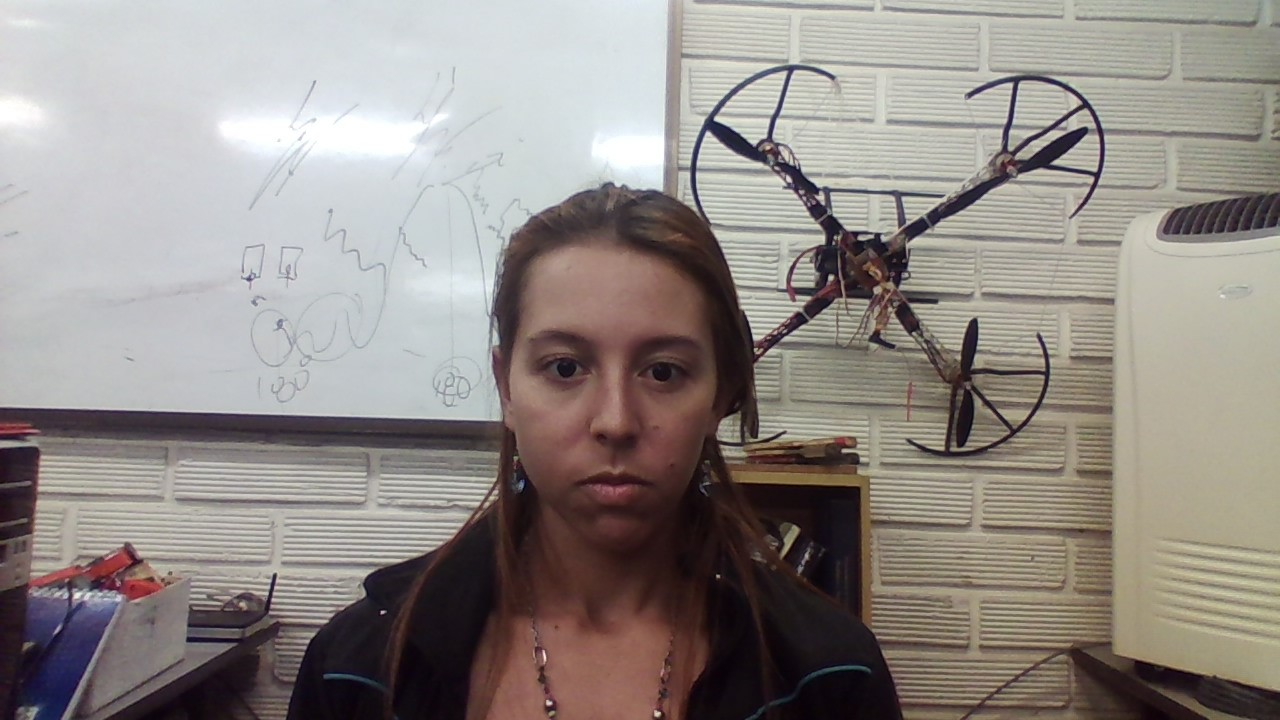
#> input picture Original/0.enojo2__paulat.jpg.jpg, 1280 x 720 px, given in place of the camera
$ python fd01-cv3-naive40headtilt-haarff.py   (older library calls are emulated)
#> lines starting #> are read from the running program, lines starting #| are printed output that depends on the picture
###Face detector: here faces are detected, cropped and saved for posterior training of the recognition system.

from math import sin, cos, radians

import cv2
from PIL import Image
from datetime import datetime

cascade_path = "/home/experimentality/openCV/opencv/data/haarcascades/"
cascade = "haarcascade_frontalface_alt.xml"
cascade1 = "haarcascade_frontalface_alt2.xml"
cropping_path = "/home/experimentality/Documents/Degree work/Software/FaceDetection/Cropped/"
camera = cv2.VideoCapture(1)
face = cv2.CascadeClassifier(cascade_path + cascade)

settings = {
    'scaleFactor': 1.1,
    'minNeighbors': 3,
    # 'flags': cv2.cv.CV_HAAR_FIND_BIGGEST_OBJECT | cv2.cv.CV.HAAR_DO_ROUGH_SEARCH  # OpenCV 2
    'flags': cv2.CASCADE_FIND_BIGGEST_OBJECT | cv2.CASCADE_DO_ROUGH_SEARCH,  # OpenCV 3
    'minSize': (30, 30)
}


def rotate_image(image, angle):
    if angle == 0: return image
    height, width = image.shape[:2]
    rot_mat = cv2.getRotationMatrix2D((width / 2, height / 2), angle, 0.9)
    result = cv2.warpAffine(image, rot_mat, (width, height), flags=cv2.INTER_LINEAR)
    return result


def rotate_point(pos, img, angle):
    if angle == 0: return pos
    x = pos[0] - img.shape[1] * 0.4
    y = pos[1] - img.shape[0] * 0.4
    newx = x * cos(radians(angle)) + y * sin(radians(angle)) + img.shape[1] * 0.4
    newy = -x * sin(radians(angle)) + y * cos(radians(angle)) + img.shape[0] * 0.4
    return int(newx), int(newy), pos[2], pos[3]


def crop_face(face, box, n):
    # Box = [x y w h]
    cropped = face[box[1]:box[1] + box[3], box[0]:box[0] + box[2]]  # First Y coords, then X coords.
    cropped = cv2.resize(cropped, (120, 120))
    #cv2.imshow("cropped", cropped)
    crop_name = cropping_path + datetime.now().isoformat() + "_face_" + str(n) + ".png"
    cv2.imwrite(crop_name, cropped)
    #cv2.waitKey(0)


###########################################################

while True:
    ret, img = camera.read()
#> img is the input picture: shape (720, 1280, 3); mean B, G, R 134.6, 138.9, 145.7

    for angle in [0, -25, 25]:
        rimg = rotate_image(img, angle)
        detected = face.detectMultiScale(rimg, **settings)  # Returns list of rectangles in the image.
        if len(detected):
            n = 1
            for faces in detected:
                print(detected)
                print(faces)  # Prints coords [x y w h] for every face detected.
                detected = [rotate_point(detected[-1], img, -angle)]
                crop_face(rimg, faces, n)
                #for x, y, w, h in detected[-1:]: #Just in case I'm interested on showing the rectangle.
                    #print(len(detected), x, y, x + w, y + h)
                    #crop_face(rimg, faces, n)
                    #cv2.rectangle(img, (x, y), (x + w, y + h), (255, 255, 255), 2)

                n += 1

        else:
            print('No faces found')
#> this loop made 3 passes
#| [[483 266 258 258]]
#> pass 1, in crop_face, `cropped = face[box[1]:box[1] + box[3], box[0]:box[0] + box[2]]`:
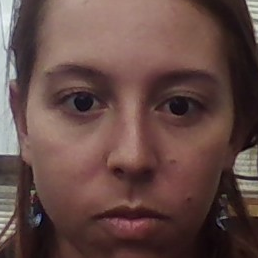
#> cropped: shape (258, 258, 3); mean B, G, R 69.4, 73.7, 100.1
#> pass 2, in rotate_image (call 2), `result = cv2.warpAffine(image, rot_mat, (width, height), flags=cv2.INT..`:
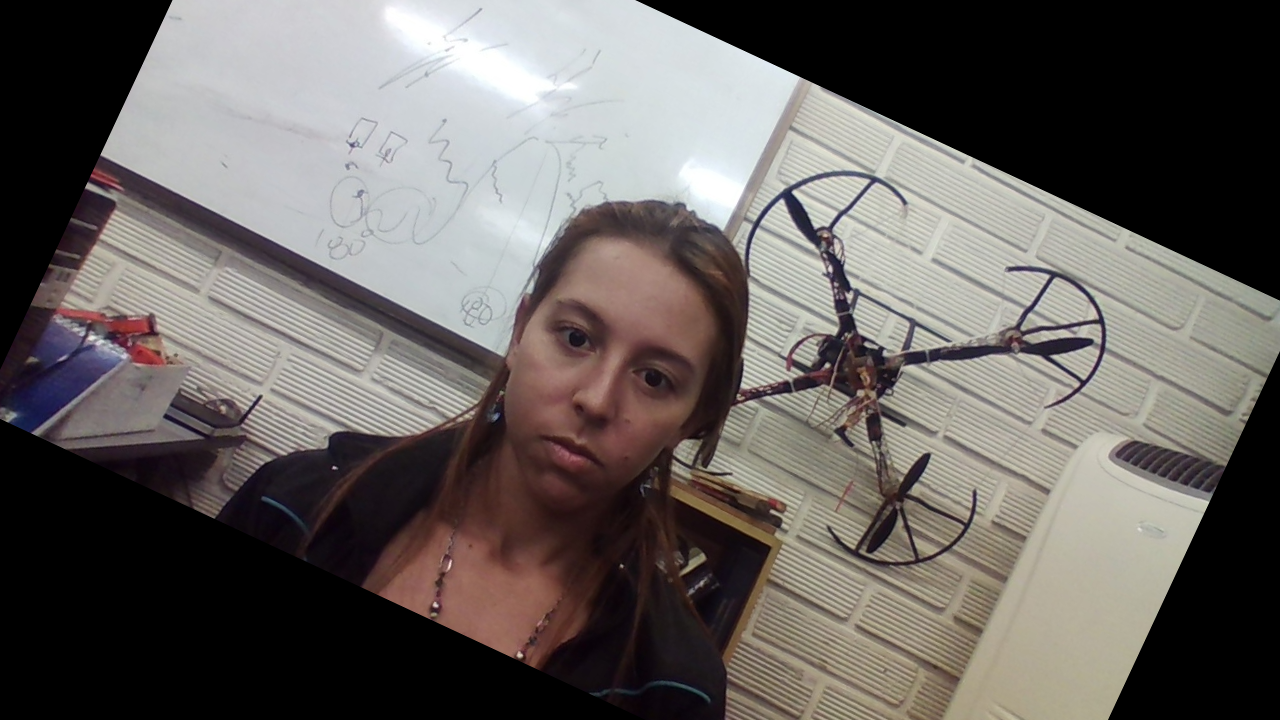
#> result: shape (720, 1280, 3); mean B, G, R 95.1, 97.9, 103.1
#> pass 3, in rotate_image (call 3), `result = cv2.warpAffine(image, rot_mat, (width, height), flags=cv2.INT..`:
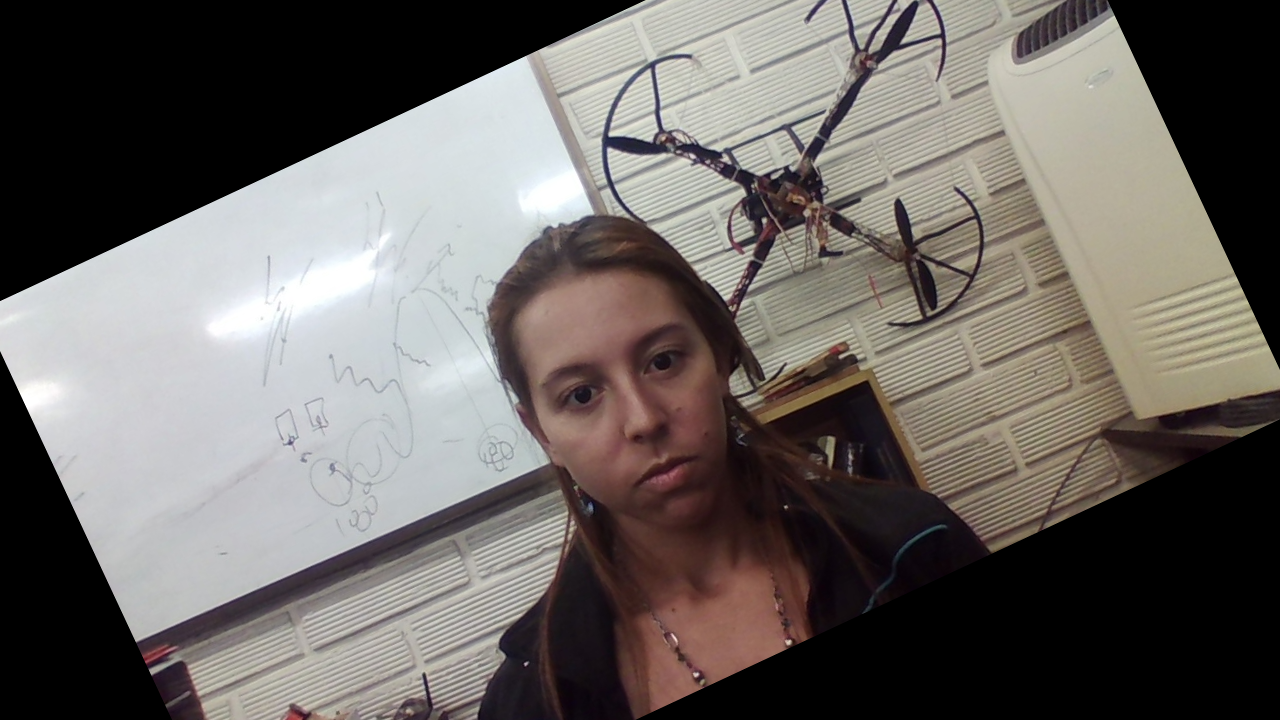
#> result: shape (720, 1280, 3); mean B, G, R 99, 102.4, 107.3
#> after the loop, n = 2

    cv2.imshow('facedetect', img)

    if cv2.waitKey(5) != -1:
#> (key Esc is pressed here)
        break

cv2.destroyWindow("facedetect")
#cv2.destroyWindow("cropped")

$ run again, on Original/0.enojo3_paulab.jpg.jpg
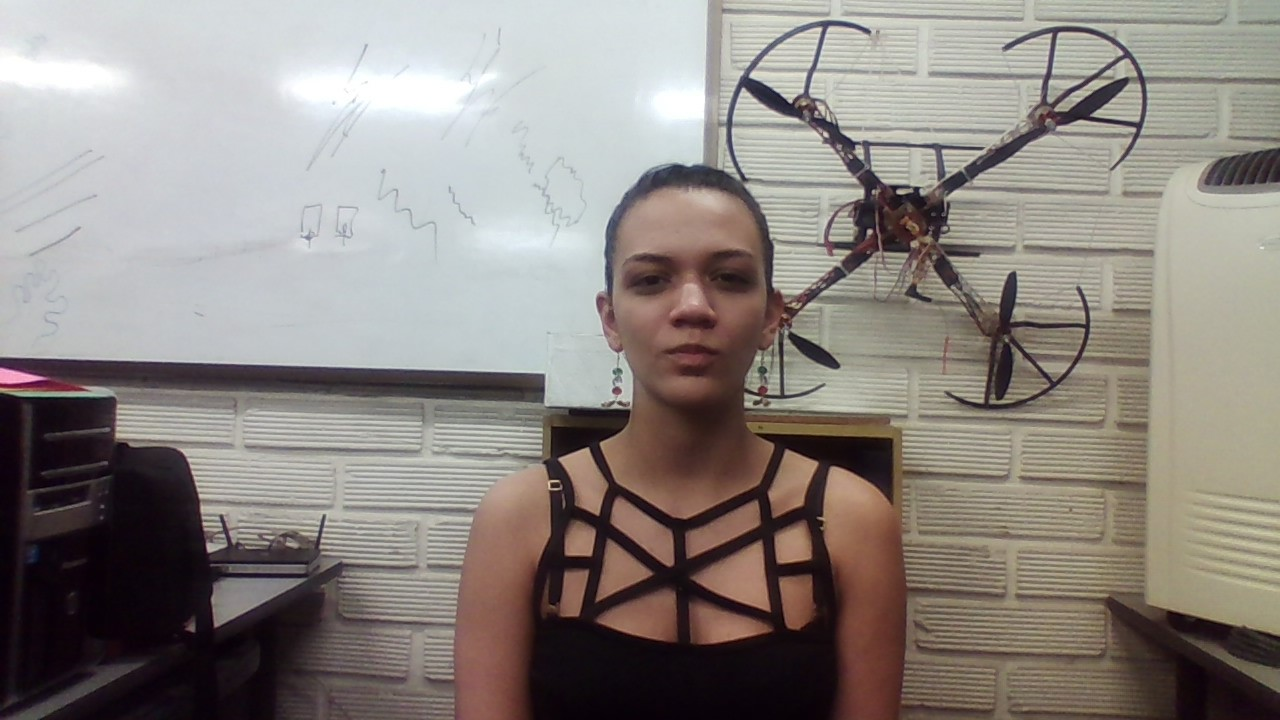
#> input picture Original/0.enojo3_paulab.jpg.jpg, 1280 x 720 px, given in place of the camera
#> img is the input picture: shape (720, 1280, 3); mean B, G, R 129.3, 134.2, 141
#> the loop `for angle in [0, -25, 25]:` made 3 passes
#> (printed output is left out)
#> pass 1, in crop_face (call 2), `cropped = face[box[1]:box[1] + box[3], box[0]:box[0] + box[2]]`:
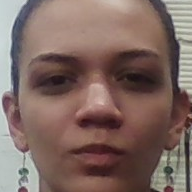
#> cropped: shape (192, 192, 3); mean B, G, R 97.8, 104.6, 127.5
#> after the loop `for angle in [0, -25, 25]:`:
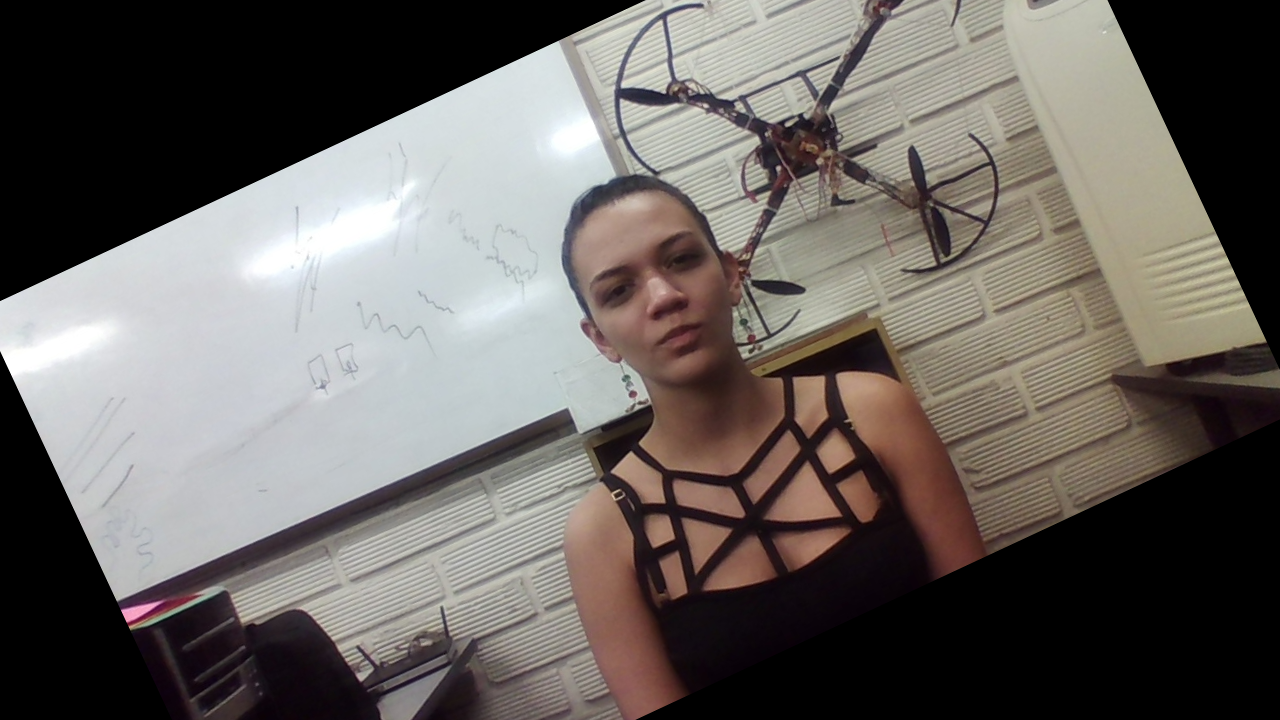
#> rimg: shape (720, 1280, 3); mean B, G, R 96.9, 100.7, 105.7
#> after the loop `for angle in [0, -25, 25]:`: n = 3

$ run again, on Original/0.enojo4_felipe.jpg.jpg
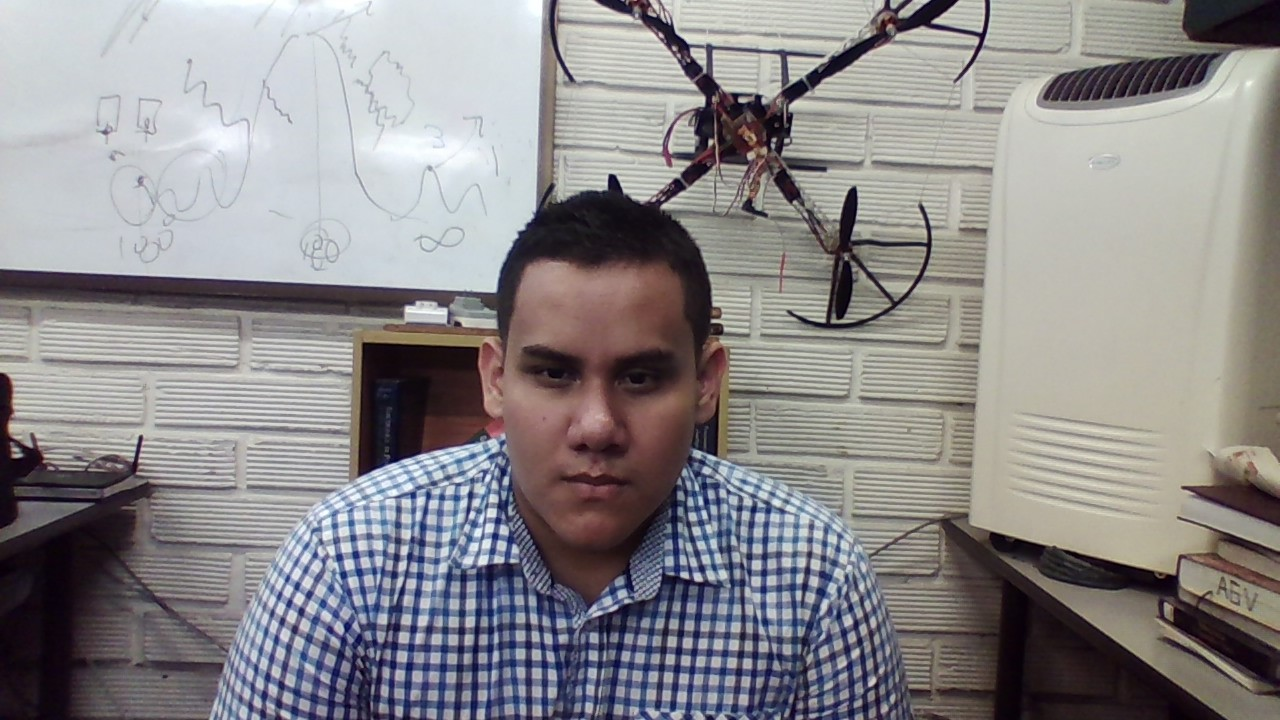
#> input picture Original/0.enojo4_felipe.jpg.jpg, 1280 x 720 px, given in place of the camera
#> img is the input picture: shape (720, 1280, 3); mean B, G, R 138.7, 137.1, 139.9
#> the loop `for angle in [0, -25, 25]:` made 3 passes
#> (printed output is left out)
#> pass 1, in crop_face, `cropped = cv2.resize(cropped, (120, 120))`:
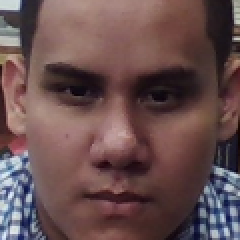
#> cropped: shape (120, 120, 3) (shown 2 times larger); mean B, G, R 79.5, 79.1, 104.4
#> pass 3, in rotate_image (call 3), `result = cv2.warpAffine(image, rot_mat, (width, height), flags=cv2.INT..`:
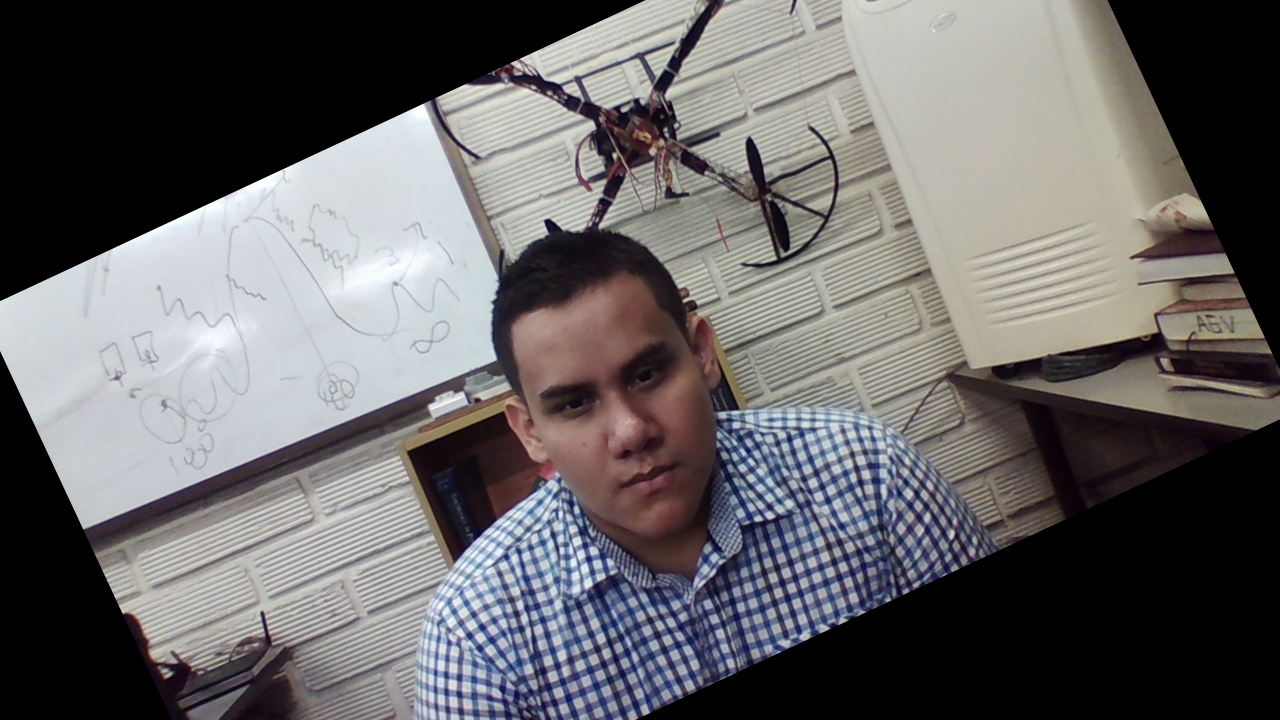
#> result: shape (720, 1280, 3); mean B, G, R 102.6, 101.6, 103.6
#> after the loop `for angle in [0, -25, 25]:`: n = 2
